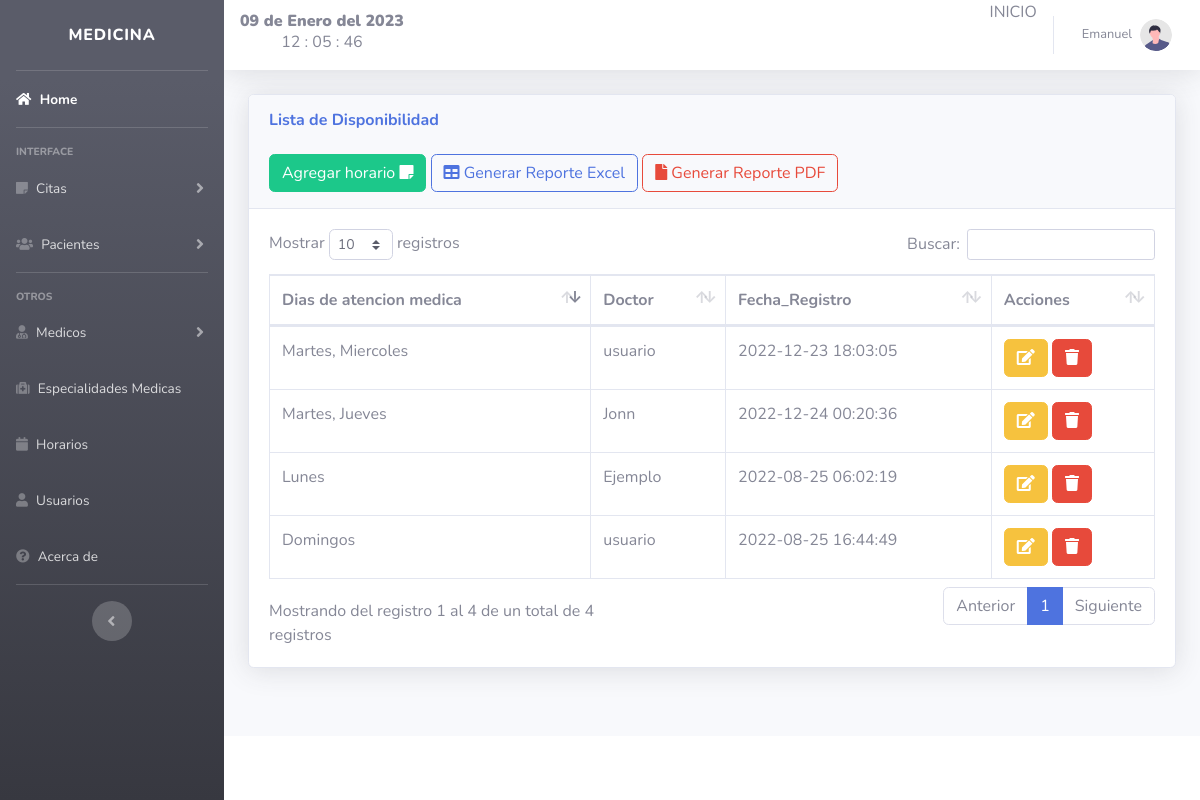
/views/horarios.php (signed in), run on the app's committed database.
### tables this page shows
CREATE TABLE `horario` (
  `id` int(11) NOT NULL,
  `dias` varchar(250) NOT NULL,
  `id_doctor` int(11) NOT NULL,
  `fecha` timestamp NOT NULL DEFAULT current_timestamp()
);

CREATE TABLE `doctor` (
  `id` int(11) NOT NULL,
  `cedula` int(50) NOT NULL,
  `name` varchar(50) NOT NULL,
  `apellidos` varchar(150) NOT NULL,
  `correo` varchar(50) NOT NULL DEFAULT 'current_timestamp()',
  `id_horario` int(11) NOT NULL,
  `id_especialidad` int(11) NOT NULL,
  `sexo` varchar(50) NOT NULL,
  `telefono` varchar(50) NOT NULL,
  `direccion` varchar(150) NOT NULL,
  `fecha` date NOT NULL,
  `fecha_registro` timestamp NOT NULL DEFAULT current_timestamp(),
  `id_rol` int(11) NOT NULL
);

### views/horarios.php (the view, shortened to what this page needs)
<?php
$typeUser = $_SESSION['rol'];
if($typeUser === '2' || $typeUser ==='1'){
    ?>
<!DOCTYPE html>
<html lang="en">
<head>
</head>
<?php include "../includes/header.php";?>
<body id="page-top">
                <div class="container-fluid">
                    <div class="card shadow mb-4">
                        <div class="card-header py-3">
                            <h6 class="m-0 font-weight-bold text-primary">Lista de Disponibilidad</h6>
                            <br>
                            <button type="button" class="btn btn-success" data-toggle="modal" data-target="#horario">
				            <span class="glyphicon glyphicon-plus"></span> Agregar horario  <i class="fa fa-sticky-note" aria-hidden="true"></i> </a></button>
                            <a href="../includes/r_horarios.php" class="btn btn-outline-primary">
                                <i class="fa fa-table" aria-hidden="true"></i> Generar Reporte Excel</a>
                            <a href="../includes/reporte_hora.php" class="btn btn-outline-danger">
                            <i class="fa fa-file" aria-hidden="true"></i>  Generar Reporte PDF</a>
                        </div>
                        <div class="card-body">
                            <div class="table-responsive">
                                <table class="table table-bordered" id="dataTable" width="100%" cellspacing="0">
                                    <thead>
                                        <tr>
                                            <th>Dias de atencion medica</th>
                                            <th>Doctor</th>
                                            <th>Fecha_Registro</th>
                                            <th>Acciones</th>
                                        </tr>
                                    </thead>
				<?php
include "../includes/db.php";
$result=mysqli_query($conexion,"SELECT h.id, h.dias, h.id_doctor, h.fecha, d.name  FROM horario h
INNER JOIN doctor d ON h.id_doctor = d.id ");
while ($fila = mysqli_fetch_assoc($result)):
?>
<tr>
<td><?php echo $fila['dias']; ?></td>
<td><?php echo $fila['name']; ?></td>
<td><?php echo $fila['fecha']; ?></td>
<td>
<a class="btn btn-warning" href="../includes/editar_horario.php?id=<?php echo $fila['id']?> ">
<i  class="fa fa-edit "></i> </a>
<a href="../includes/eliminar_horario.php?id=<?php echo $fila['id']?> " class="btn btn-danger btn-del" >
<i  class="fa fa-trash "></i></a></button>
</td>
</tr>
<?php endwhile;?>
                                </table>
                            </div>
                        </div>
                    </div>
                </div>
            <?php include "../includes/footer.php";?>
            <?php include "../includes/form_horario.php";?>
</body>
</html>
<?php }
else {
?>
<div id="notAllow" ></div>
<script src="https://code.jquery.com/jquery-3.6.3.min.js"></script>
<script  src="../js/not-allowed.js"></script>
<script src="https://unpkg.com/sweetalert/dist/sweetalert.min.js"></script><?php
}?>

### data on the page
horario: dias "Lunes", id_doctor.name "Ejemplo", fecha "2022-08-25 06:02:19"
horario: dias "Domingos", id_doctor.name "usuario", fecha "2022-08-25 16:44:49"
horario: dias "Martes, Miercoles", id_doctor.name "usuario", fecha "2022-12-23 18:03:05"
horario: dias "Martes, Jueves", id_doctor.name "Jonn", fecha "2022-12-24 00:20:36"

### other printed values
fecha() "09 de Enero del 2023"
$_SESSION['nombre'] "Emanuel"
